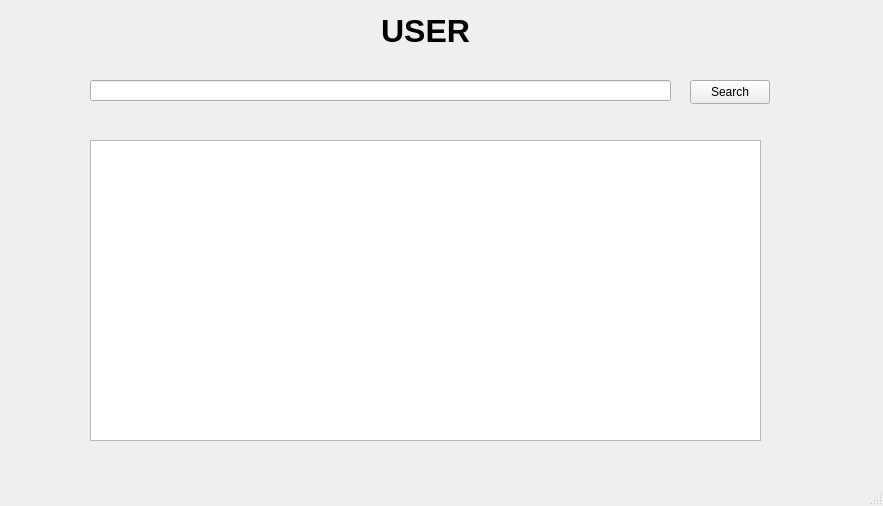
<?xml version="1.0" encoding="UTF-8"?>
<ui version="4.0">
 <class>User</class>
 <widget class="QMainWindow" name="User">
  <property name="geometry">
   <rect>
    <x>0</x>
    <y>0</y>
    <width>883</width>
    <height>506</height>
   </rect>
  </property>
  <property name="windowTitle">
   <string>MainWindow</string>
  </property>
  <widget class="QWidget" name="centralwidget">
   <widget class="QLabel" name="label_5">
    <property name="geometry">
     <rect>
      <x>330</x>
      <y>0</y>
      <width>191</width>
      <height>61</height>
     </rect>
    </property>
    <property name="font">
     <font>
      <family>Tahoma</family>
      <pointsize>24</pointsize>
      <bold>true</bold>
     </font>
    </property>
    <property name="layoutDirection">
     <enum>Qt::LeftToRight</enum>
    </property>
    <property name="text">
     <string>USER</string>
    </property>
    <property name="textFormat">
     <enum>Qt::MarkdownText</enum>
    </property>
    <property name="scaledContents">
     <bool>false</bool>
    </property>
    <property name="alignment">
     <set>Qt::AlignCenter</set>
    </property>
    <property name="wordWrap">
     <bool>false</bool>
    </property>
   </widget>
   <widget class="QPushButton" name="searchButton">
    <property name="geometry">
     <rect>
      <x>690</x>
      <y>80</y>
      <width>80</width>
      <height>24</height>
     </rect>
    </property>
    <property name="text">
     <string>Search</string>
    </property>
   </widget>
   <widget class="QLineEdit" name="judulLineEdit">
    <property name="geometry">
     <rect>
      <x>90</x>
      <y>80</y>
      <width>581</width>
      <height>21</height>
     </rect>
    </property>
   </widget>
   <widget class="QTableView" name="outputTableView">
    <property name="geometry">
     <rect>
      <x>90</x>
      <y>140</y>
      <width>671</width>
      <height>301</height>
     </rect>
    </property>
   </widget>
  </widget>
  <widget class="QMenuBar" name="menubar">
   <property name="geometry">
    <rect>
     <x>0</x>
     <y>0</y>
     <width>883</width>
     <height>21</height>
    </rect>
   </property>
  </widget>
  <widget class="QStatusBar" name="statusbar"/>
 </widget>
 <resources/>
 <connections/>
</ui>
